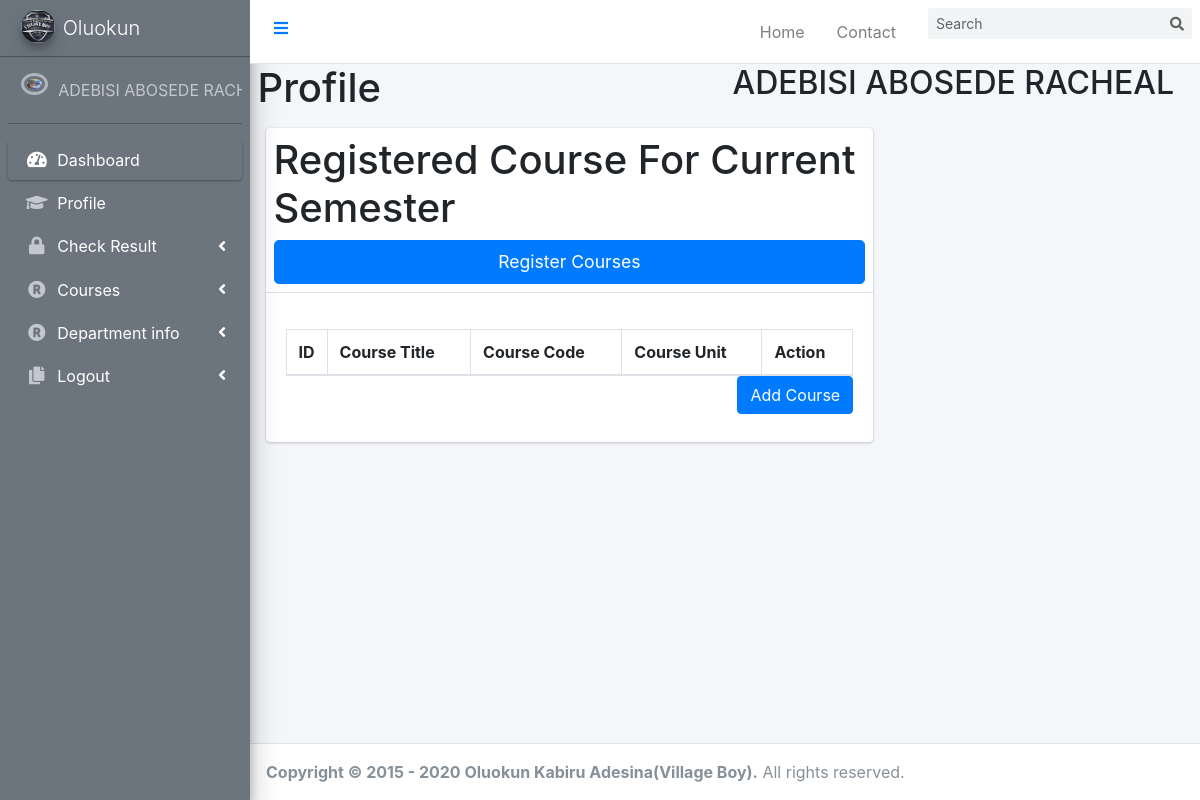
/student/registeredCourse.php (signed in), run on the app's committed database.
### tables this page shows
CREATE TABLE `student` (
  `id` int(6) NOT NULL,
  `SurName` varchar(30) NOT NULL,
  `FirstName` varchar(30) NOT NULL,
  `LastName` varchar(30) NOT NULL,
  `email` varchar(30) NOT NULL,
  `Phone_Number` varchar(50) NOT NULL,
  `password` varchar(50) NOT NULL,
  `Level` varchar(50) NOT NULL,
  `matricNo` varchar(10) NOT NULL,
  `CurrentSemester` varchar(30) NOT NULL,
  `Department` varchar(255) NOT NULL,
  `Faculty` varchar(50) NOT NULL,
  `state` varchar(50) NOT NULL,
  `city` varchar(50) NOT NULL,
  `Address` varchar(50) NOT NULL,
  `dob` varchar(50) NOT NULL,
  `gender` varchar(50) NOT NULL,
  `profilePicture` text NOT NULL,
  `NextOfKin` varchar(100) NOT NULL,
  `CGPA` varchar(5) NOT NULL,
  `class` varchar(50) NOT NULL,
  `StudentId` varchar(50) NOT NULL,
  `reg_date` timestamp NOT NULL DEFAULT current_timestamp() ON UPDATE current_timestamp()
);

### student/registeredCourse.php (the view, shortened to what this page needs)
<?php
     if(isset($_SESSION['studentLogin'])){
    include('header.php');
    include("../includes/connection.php");
    $user =$_SESSION['studentLogin'];
    $stmt = "SELECT* FROM student WHERE email = '$user'|| Phone_Number = '$user'";
    $qe = mysqli_query($conn, $stmt);
    $student = mysqli_fetch_array($qe);
    $name = htmlentities(strtoupper( $student['SurName']." ".$student['FirstName']." ".$student['LastName']));
    ?>
<!DOCTYPE html>
<html lang="en">
<head>
    <link rel="stylesheet" href=>
</head>
<?php
    include('sidebar.php');
    ?>
<body>
<div class="content-wrapper">
    <div class="container-fluid">
        <div class="row mb-2">
          <div class="col-sm-6">
            <h1>Profile</h1>
          </div>
          <div class="col-sm-6">
            <h2><?php echo $name ?></h2>
          </div>
        </div>
      </div>
    <section class="content">
      <div class="container-fluid">
        <div class="row">
          <div class="col-md-8">
            <div class="card">
              <div class="card-header p-2">
                <h1>Registered Course For Current Semester</h1>
                  <h1 class="text-center btn btn-primary card-title btn-lg btn-block"> Register Courses</h1>
              </div>
              <div class="card-body">
                <table class="table table-bordered">
                  <thead>
                    <tr>
                      <th style="width: 10px">ID</th>
                      <th>Course Title</th>
                      <th>Course Code</th>
                      <th>Course Unit</th>
                      <th>Action</th>
                    </tr>
                  </thead>
                </table>
                 <button type="submit" class="btn btn-primary mb-2 float-right" id="registercourse" name="registerCourse" >Add Course</button>
              </div>
            </div>
          </div>
        </div>
      </div>
    </section>
    </div>
<?php include('footer.php'); ?>
</body>
</html>
<?php
    }
    else{
        header('location:../index.php');
    }
    ?>

### student/sidebar.php (shortened to what this page needs)
<?php
  if(isset($_SESSION['studentLogin'])){
    include("../includes/connection.php");
    $user =$_SESSION['studentLogin'];
    $stmt = "SELECT* FROM student WHERE email = '$user'|| Phone_Number = '$user'";
    $qe = mysqli_query($conn, $stmt);
    $students = mysqli_fetch_array($qe);
    $names = htmlentities(strtoupper( $students['SurName']." ".$students['FirstName']." ".$students['LastName']));
?>
<aside class="main-sidebar sidebar-dark-secondary elevation-4 bg-secondary" style="position:fixed; top: 0px; left: 0px; z-index: 1;">
    <a href="../index.php" class="brand-link">
      <img src="../image/village boy logo.jpg" alt="Logo" class="brand-image img-circle elevation-3"
           style="opacity: .8">
      <span class="brand-text font-weight-light">Oluokun</span>
    </a>
    <div class="sidebar">
      <div class="user-panel mt-3 pb-3 mb-3 d-flex">
        <div class="image">
        <img class="profile-user-img img-fluid img-circle"
                       src="<?php
                        if(!empty($student['profilePicture'])){
                            echo htmlentities($student['profilePicture']);
                        }else{
                            echo "<span style ='color:red'>Not Yet Set</span>";
                        }
                       ?>"
                       alt="User profile picture">                    </div>
        <div class="info">
          <a href="index.php" class="d-block"><?php echo $names;?> </a>
        </div>
      </div>
      <nav class="mt-2">
        <ul class="nav nav-pills nav-sidebar flex-column" data-widget="treeview" role="menu" data-accordion="false">
          <li class="nav-item has-treeview menu-open">
            <a href="index.php" class="nav-link active">
              <i class="nav-icon fas fa-tachometer-alt"></i>
              <p>
                Dashboard
              </p>
            </a>
          </li>
          <li class="nav-item">
              <a href="studentUpdateProfile.php" class="nav-link">
                <i class="fas fa-graduation-cap nav-icon"></i>
                <p>Profile</p>
              </a>
            </li>
            <li class="nav-item has-treeview">
              <a href="#" class="nav-link">
                <i class="nav-icon fa fa-lock"></i>
                <p>
                  Check Result
                  <i class="fas fa-angle-left right"></i>
                </p>
              </a>
            </li>
          <li class="nav-item has-treeview">
          <a href="#" class="nav-link">
            <i class="nav-icon fa fa-registered"></i>
            <p>
              Courses
              <i class="fas fa-angle-left right"></i>
            </p>
          </a>
        </li>
        <li class="nav-item has-treeview">
          <a href="#" class="nav-link">
            <i class="nav-icon fa fa-registered"></i>
            <p>
              Department info
              <i class="fas fa-angle-left right"></i>
            </p>
          </a>
        </li>
           <li class="nav-item has-treeview">
            <a href="Logout.php" class="nav-link">
              <i class="nav-icon fas fa-copy"></i>
              <p>
                Logout
                <i class="fas fa-angle-left right"></i>
              </p>
            </a>
          </li>
        </ul>
      </nav>
    </div>
  </aside>
  <?php
  }
  ?>

### css/style.css (style rules this page uses)
aside { position: fixed; z-index: 1; top: 0; left: 0; }
nav ul li a.nav-link p { text-decoration: none; color: white; }

### data on the page
student: profilePicture (picture), names "ADEBISI ABOSEDE…", name "ADEBISI ABOSEDE RACHEAL"

### other printed values
Date('Y') "2020"
